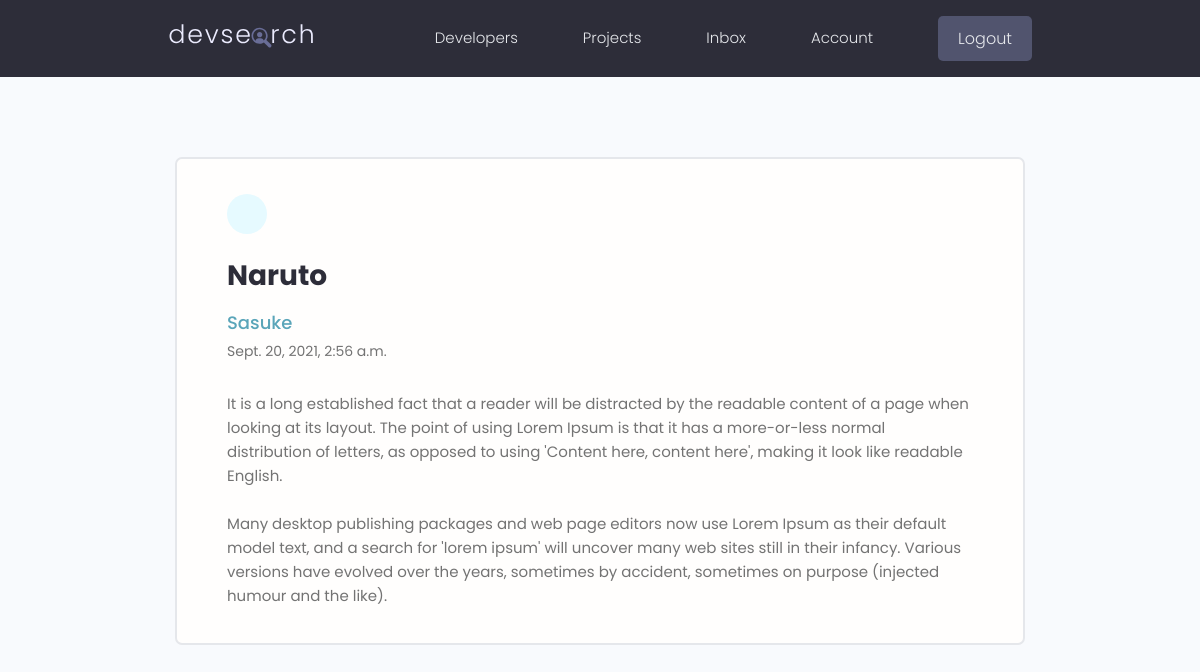
The app's page /message/c8d400a1-a8a9-4415-bd8b-23f0bb386d59/ (signed in) with its own data.
### users/models.py (models this page shows, shortened)
class Message(models.Model):
    sender = models.ForeignKey(Profile,on_delete=SET_NULL,null=True,blank=True)
    recipient = models.ForeignKey(Profile,on_delete=SET_NULL,null=True,blank=True,related_name="messages")
    name = models.CharField(max_length=200,null=True,blank=True)
    email = models.EmailField(max_length=200,null=True,blank=True)
    subject = models.CharField(max_length=200,null=True,blank=True)
    body = models.TextField()
    is_read = models.BooleanField(default=False,null=True)
    created = models.DateTimeField(auto_now_add =True)
    id = models.UUIDField(default=uuid.uuid4 , unique=True, primary_key=True ,editable=False)
    class Meta:
        ordering = ['is_read','-created']

### users/views.py (the view)
# urls.py: path('message/<str:pk>/',views.viewMessage,name="message"),
@login_required(login_url='login')
def viewMessage(request,pk):
    profile = request.user.profile
    message = profile.messages.get(id=pk)
    if message.is_read == False :
        message.is_read = True
        message.save()
    context = {'message':message}
    return render(request,'users/message.html',context)

### users/templates/users/message.html (shortened to what this page needs)
{% extends 'main.html' %}
{% block content %}
  <main class="messagePage my-xl">
    <div class="content-box">
      <div class="message">
        <a class="backButton" href="{% url 'inbox' %}"></a>
        <h2 class="message__subject">{{message.subject}}</h4>
          <a href="profile.html" class="message__author">{{message.name}}</a>
          <p class="message__date">{{message.created}}</p>
          <div class="message__body">
           {{message.body|linebreaksbr}}
          </div>
      </div>
    </div>
  </main>
{% endblock content %}

### static/styles/app.css (style rules this page uses)
:root { --color-sub: #2d2d39; }
.content-box { width: 95%; max-width: 85rem; margin: 0 auto; }
.message { padding: 2.5rem 0; }
.message > a { display: flex; gap: 1rem; }
.message__author, .message__date { flex-basis: 25%; }
.message__subject { flex-basis: 50%; }
.message__date { text-align: right; }
.messagePage .message { list-style: none; background: var(--color-white); padding: 3.5rem 5rem; border: 2px solid var(--color-light); border-radius: 0.7rem; }
.messagePage .message__subject { font-size: 2.8rem; color: var(--color-sub); margin-bottom: 1rem; margin-top: 2rem; }
.messagePage .message__author { font-size: 1.8rem; font-weight: 500; }
.messagePage .message__date { font-size: 1.4rem; font-weight: 400; text-align: left; margin-bottom: 3rem; }
.backButton { background: var(--color-main-light); color: var(--color-main); width: 4rem; height: 4rem; display: flex; align-items: center; justify-content: center; border-radius: 50%; }

### static/uikit/styles/modules/_variables.css (style rules this page uses)
:root { --color-main: #5aa5b9; --color-main-light: #e6faff; --color-sub: #3f4156; --color-sub-light: #51546e; --color-sub-lighter: #ededfd; --color-text: #737373; --color-gray: #8b8b8b; --color-light: #e5e7eb; --color-light-gray: #767676; --color-bg: #f8fafd; --color-white: #fffefd; --color-white-light: #f3f3f3; --color-success: #359e64; --color-success-bg: #def8e8; --color-error: #fc4b0b; --color-error-bg: #fff2ee; --font-base: 'Poppins', arial, helvetica, 'Segoe UI', roboto, ubuntu, sans-serif; --font-monospace: 'Fira Code', 'Courier New', courier, monospace; --font-regular: 300; --font-medium: 500; --font-bold: 700; --generic-shadow: 1px 1px 5px #00000010; --generic-transition: all 0.3s ease-in-out; }

### static/uikit/styles/modules/_base.css (style rules this page uses)
* { margin: 0; padding: 0; box-sizing: border-box; text-rendering: optimizeLegibility; color: inherit; font-size: inherit; }
html { font-size: 50%; }
@media only screen and (min-width: 480px) { html { font-size: 56.25%; } }
@media only screen and (min-width: 1200px) { html { font-size: 62.5%; } }
body { line-height: 1.6; font-weight: 400; font-size: 1.5rem; color: var(--color-text); background-color: var(--color-bg); min-height: 100vh; }

### static/uikit/styles/modules/_typography.css (style rules this page uses)
* { font-family: var(--font-base); }
h2 { font-size: 3.6rem; font-weight: var(--font-bold); }
p, span, strong { font-size: 1.6rem; color: var(--color-text); font-weight: var(--font-regular); }
a { padding-bottom: 2px; text-decoration: none; display: inline-block; color: var(--color-main); font-weight: var(--font-medium); }

### static/uikit/styles/modules/_utilities.css (style rules this page uses)
.my-xl { margin: 8rem auto; }

### records on screen
Message: subject "Naruto", name "Sasuke", created "Sept. 20, 2021, 2:56 a.m.", body "It is a long established fact that a reader will be distracted by the readable content of a page when looking at its layout. The point of using Lorem Ipsum is that it has a more-or-less normal distribution of letters, as opposed to using 'Content here, content here', making it look like readable English. Many desktop publishing packages and web page editors now use Lorem Ipsum as their default model text, and a search for 'lorem ipsum' will uncover many web sites still in their infancy. Various versions have evolved over the years, sometimes by accident, sometimes on purpose (injected humour and the like)."
